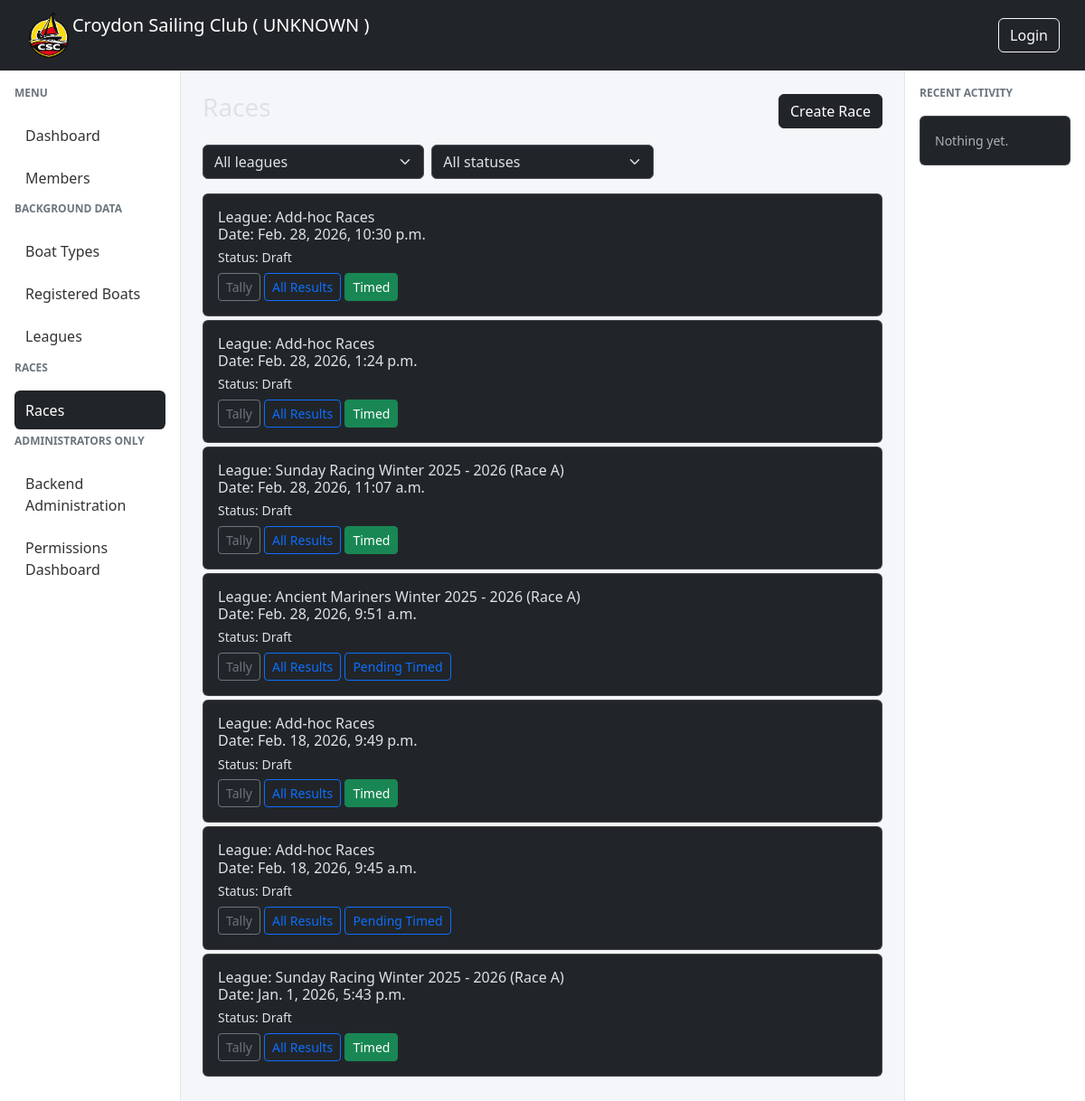
The app's page /, older data.
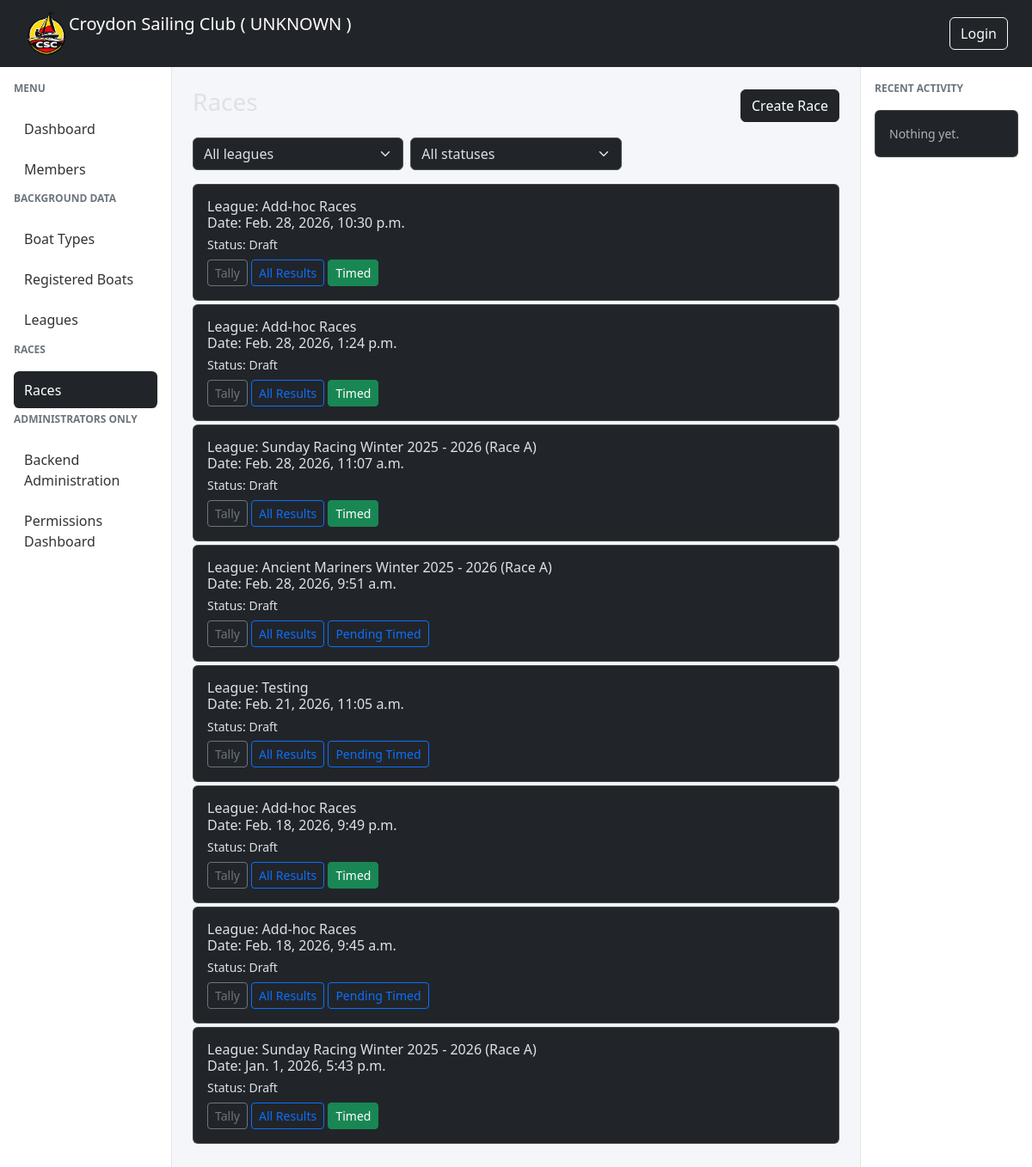
The same page, newer data.
### races/models.py (models this page shows, shortened)
class Race(models.Model):
    event = models.OneToOneField(Event, on_delete=models.CASCADE)
    league = models.ForeignKey(
        "races.League",
        on_delete=models.SET_NULL,
        null=True,
        blank=True,
        related_name="races",
    )
    race_officer = models.ForeignKey(
        settings.AUTH_USER_MODEL,
        on_delete=models.SET_NULL,
        null=True,
        related_name="races_as_ro",
    )
    assistant_race_officer = models.ForeignKey(
        settings.AUTH_USER_MODEL,
        on_delete=models.SET_NULL,
        null=True,
        blank=True,
        related_name="races_as_aro",
    )
    class RaceStatus(models.TextChoices):
        DRAFT = "draft", "Draft"
        OPEN = "open", "Open"
        RUNNING = "running", "Running"
        FINISHED = "finished", "Finished"
        VERIFIED = "verified", "Verified"
        LOCKED = "locked", "Locked"
    status = models.CharField(
        max_length=20,
        choices=RaceStatus.choices,
        default=RaceStatus.DRAFT,
    )

class League(models.Model):
    name = models.CharField(max_length=200, unique=True)
    description = models.CharField(max_length=200, blank=True)
    date_from = models.DateField(help_text='The first date a race can be added to this league')
    date_to = models.DateField(help_text='The last date a race can be added to this league')
    def __str__(self):
        return self.name

class Event(models.Model):
    class EventType(models.TextChoices):
        RACE = "race", "Race"
        MEETING = "meeting", "Meeting"
        WORKPARTY = "workparty", "Work Party"
    start_datetime = models.DateTimeField()
    type = models.CharField(max_length=20, choices=EventType.choices)
    created_by = models.ForeignKey(
        settings.AUTH_USER_MODEL,
        on_delete=models.SET_NULL,
        null=True,
        related_name="events_created",
    )
    created_at = models.DateTimeField(auto_now_add=True)
    is_active = models.BooleanField(default=True)

### races/views.py (the view)
# urls.py: path("", RaceListView.as_view(), name="races-list"),
class RaceListView(ListView):
    model = Race
    template_name = "races/race_list.html"
    context_object_name = "races"
    ordering = ["-event__start_datetime"]
    def get_queryset(self):
        qs = super().get_queryset().select_related("league")
        league_id = self.request.GET.get("league")
        status = self.request.GET.get("status")
        if league_id and league_id != "all":
            qs = qs.filter(league_id=league_id)
        if status and status != "all":
            qs = qs.filter(status=status)
        qs = qs.annotate(
            has_events=Exists(
                RaceEvent.objects.filter(
                    race=OuterRef("pk"),
                    event_type="start"
                )
            )
        )
        return qs
    def get_context_data(self, **kwargs):
        context = super().get_context_data(**kwargs)
        context["leagues"] = League.objects.order_by("name")
        context["selected_league"] = self.request.GET.get("league", "all")
        context["selected_status"] = self.request.GET.get("status", "all")
        return context

### csc_manager/context_processors.py (called while the page is built)
def template_settings(request):
    return {
        name: getattr(settings, name)
        for name in getattr(settings, "TEMPLATE_VISIBLE_SETTINGS", [])
    }

### races/templates/races/race_list.html (shortened to what this page needs)
{% extends "base.html" %}
{% block content %}
<div class="d-flex justify-content-between align-items-center mb-3">
    <h3>Races</h3>
    <a href="{% url 'race-add' %}" class="btn btn-dark">
        Create Race
    </a>
</div>
<form method="get" class="row g-2 mb-3">
    <div class="col-md-4">
        <select name="league" class="form-select" onchange="this.form.submit()">
            <option value="all">All leagues</option>
        </select>
    </div>
    <div class="col-md-4">
        <select name="status" class="form-select" onchange="this.form.submit()">
            <option value="all">All statuses</option>
        </select>
    </div>
</form>
    <div class="d-flex flex-column" style="height: calc(100vh - 240px);">
    <div class="flex-grow-1 overflow-auto">
            {% for race in races %}
                    <div class="card mb-1">
                        <div class="card-body">
                            <h6 class="card-title"><div >League: {{ race.league|default:"—" }} </div> <div >Date: {{ race.event.start_datetime }}</div></h6>
                            <h6 class="card-text small">Status: {{ race.get_status_display }}</h6>
                            <a href="{% url 'race-entries' race.pk %}"
                                class="btn btn-sm btn-outline-secondary ">
                                Tally
                            </a>
                            <a href="{% url 'select-result-set' race.id %}"
                                class="btn btn-sm btn-outline-primary">
                                All Results
                            </a>
                            {% if race.has_events %}
                                <a href="{% url 'race-live' race.id %}" class="btn btn-sm btn-success">
                                    Timed
                                </a>
                            {% else %}
                                <a href="{% url 'race-live' race.id %}" class="btn btn-sm btn-outline-primary">
                                    Pending Timed
                                </a>
                            {% endif %}
                        </div>
                    </div>
            {% empty %}
                    <div colspan="5" class="text-center text-muted">
                        No races yet
                    </div>
            {% endfor %}
    </div>
    </div>
{% endblock %}

### csc_manager/templates/base.html (shortened to what this page needs)
{% load bootstrap5 %}
{% load static %}
<!DOCTYPE html>
<html lang="en" data-bs-theme="dark">
<head>
    {% bootstrap_css %}
    <link href="https://cdn.jsdelivr.net/npm/bootstrap-icons@1.11.3/font/bootstrap-icons.css" rel="stylesheet">
</head>
<body>
<nav class="navbar navbar-expand-lg navbar-dark bg-dark px-3">
    <div class="container-fluid m">
        <a class="navbar-brand d-flex align-items-centre" href="/">
            <img src="{% static 'img/csc_logo_cropped.png' %}" class="logo"> Croydon Sailing Club ( {{ ENVIRONMENT }} )
        </a>
        <div class="ms-auto">
            {% if user.is_authenticated %}
            <div class="dropdown">
                <a class="btn btn-outline-light dropdown-toggle"
                   data-bs-toggle="dropdown">
                    {{ user.get_short_name|default:user.email }}
                </a>
                <ul class="dropdown-menu dropdown-menu-end">
                    <li>
                        <a class="dropdown-item" href="#">Profile</a>
                    </li>
                    <li><hr class="dropdown-divider"></li>
                    <li>
                        <form method="post" action="{% url 'logout' %}">
                            {% csrf_token %}
                            <button class="dropdown-item">Logout</button>
                        </form>
                    </li>
                </ul>
            </div>
            {% else %}
                <a class="btn btn-outline-light" href="{% url 'login' %}">
                    Login
                </a>
            {% endif %}
        </div>
    </div>
</nav>
<div class="container-fluid">
    <div class="row">
        <div class="col-lg-2 d-none d-lg-block sidebar p-3">
            {% include "components/sidebar_menu.html" %}
        </div>
        <main class="col-lg-8 col-12 p-4">
            {% block content %}{% endblock %}
        </main>
        <div class="col-lg-2 d-none d-lg-block activity-panel p-3">
            <div class="sidebar-title">Recent Activity</div>
            {% block rightpanel %}
            <div class="card">
                <div class="card-body small text-muted">
                    Nothing yet.
                </div>
            </div>
            {% endblock %}
        </div>
    </div>
</div>
</body>
</html>

### csc_manager/templates/components/sidebar_menu.html
<div class="sidebar-title">Menu</div>
<a class="menu-link {% if request.resolver_match.url_name == 'dashboard' %}active{% endif %}"
   href="{% url 'dashboard' %}">
    Dashboard
</a>
<a class="menu-link {% if request.resolver_match.url_name == 'member-list' %}active{% endif %}"
   href="{% url 'member-list' %}">
    Members
</a>
<div class="sidebar-title">BACKGROUND DATA</div>
<a class="menu-link {% if request.resolver_match.url_name == 'boattype-list' %}active{% endif %}"
   href="{% url 'boattype-list' %}">
    Boat Types
</a>
<a class="menu-link {% if request.resolver_match.url_name == 'registered-boats-list' %}active{% endif %}"
   href="{% url 'registered-boats-list' %}">
    Registered Boats
</a>
<a class="menu-link {% if request.resolver_match.url_name == 'leagues-list' %}active{% endif %}"
   href="{% url 'leagues-list' %}">
    Leagues
</a>
<div class="sidebar-title">RACES</div>
<a class="menu-link {% if request.resolver_match.url_name == 'races-list' %}active{% endif %}"
   href="{% url 'races-list' %}">
    Races
</a>
<div class="sidebar-title">ADMINISTRATORS ONLY</div>
<a class="menu-link {% if request.resolver_match.url_name == 'admin' %}active{% endif %}"
   href="/admin">
    Backend Administration
</a>
<a class="menu-link {% if request.resolver_match.url_name == 'permission-dashboard' %}active{% endif %}"
   href="{% url 'permission-dashboard' %}">
    Permissions Dashboard
</a>

### csc_manager/templates/base.html (style rules this page uses)
body { background-color: #f4f6f9; }
.logo { height: 52px; width: auto; max-width: none; display: block; }
.sidebar { min-height: calc(100vh - 56px); border-right: 1px solid #e5e5e5; background: white; }
.sidebar-title { font-size: 0.75rem; font-weight: 600; text-transform: uppercase; color: #6c757d; margin-bottom: 1rem; }
.menu-link { display: block; padding: 0.6rem 0.75rem; margin-bottom: 0.25rem; border-radius: 0.4rem; color: #333; text-decoration: none; font-weight: 500; }
.menu-link.active { background-color: #212529; color: white; }
.activity-panel { background: white; border-left: 1px solid #e5e5e5; min-height: calc(100vh - 56px); }
.activity-panel .card { margin-bottom: 0.75rem; }
.navbar-brand { flex: 0 0 auto; max-width: none; }
.navbar-brand img { max-width: none !important; }
.navbar > .container-fluid { flex-wrap: nowrap; }

Row changes from the older to the newer data that the page shows:
added Race: league "Testing", event.start_datetime "Feb. 21, 2026, 11:05 a.m.", status "Draft", shows "Pending Timed"
